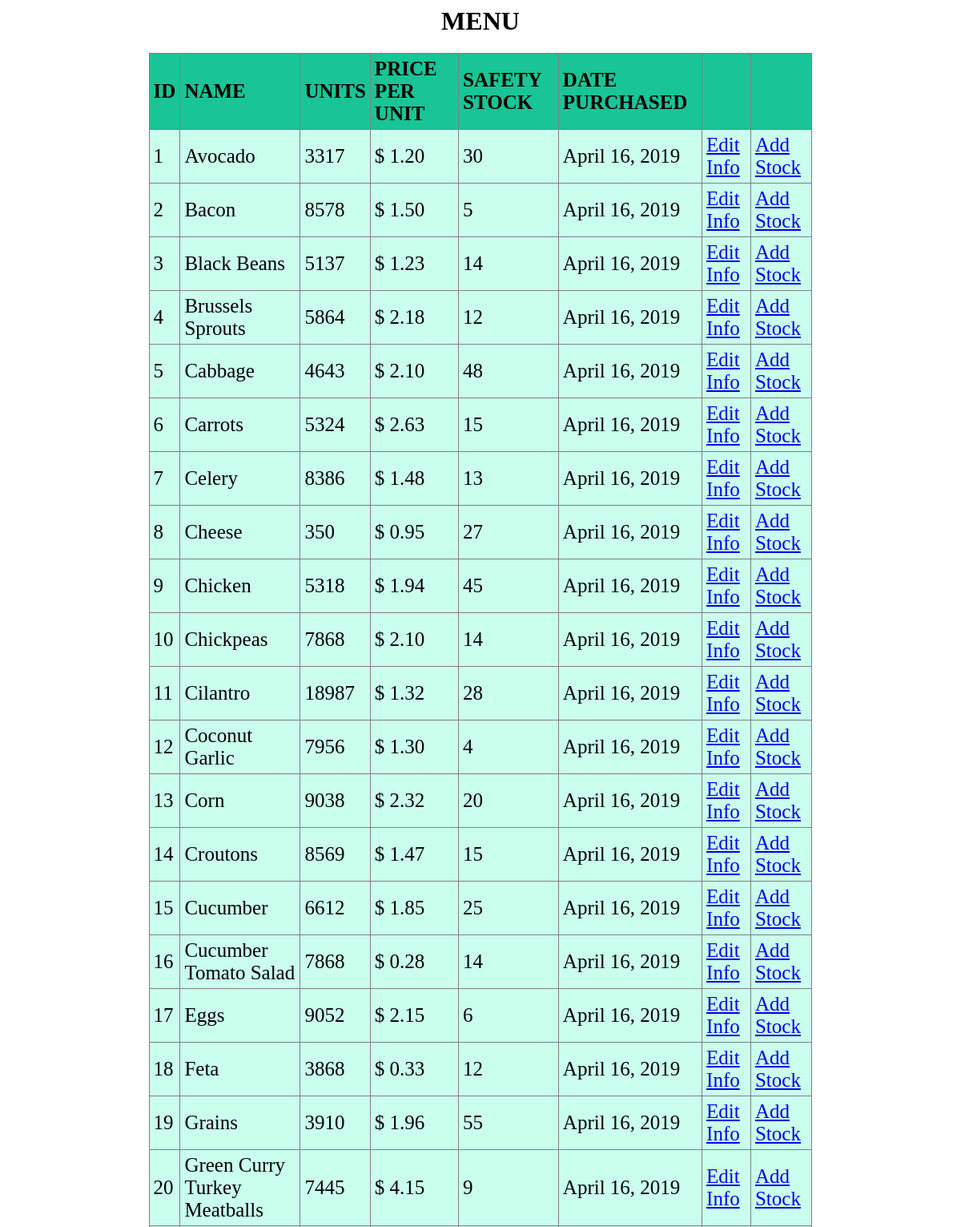
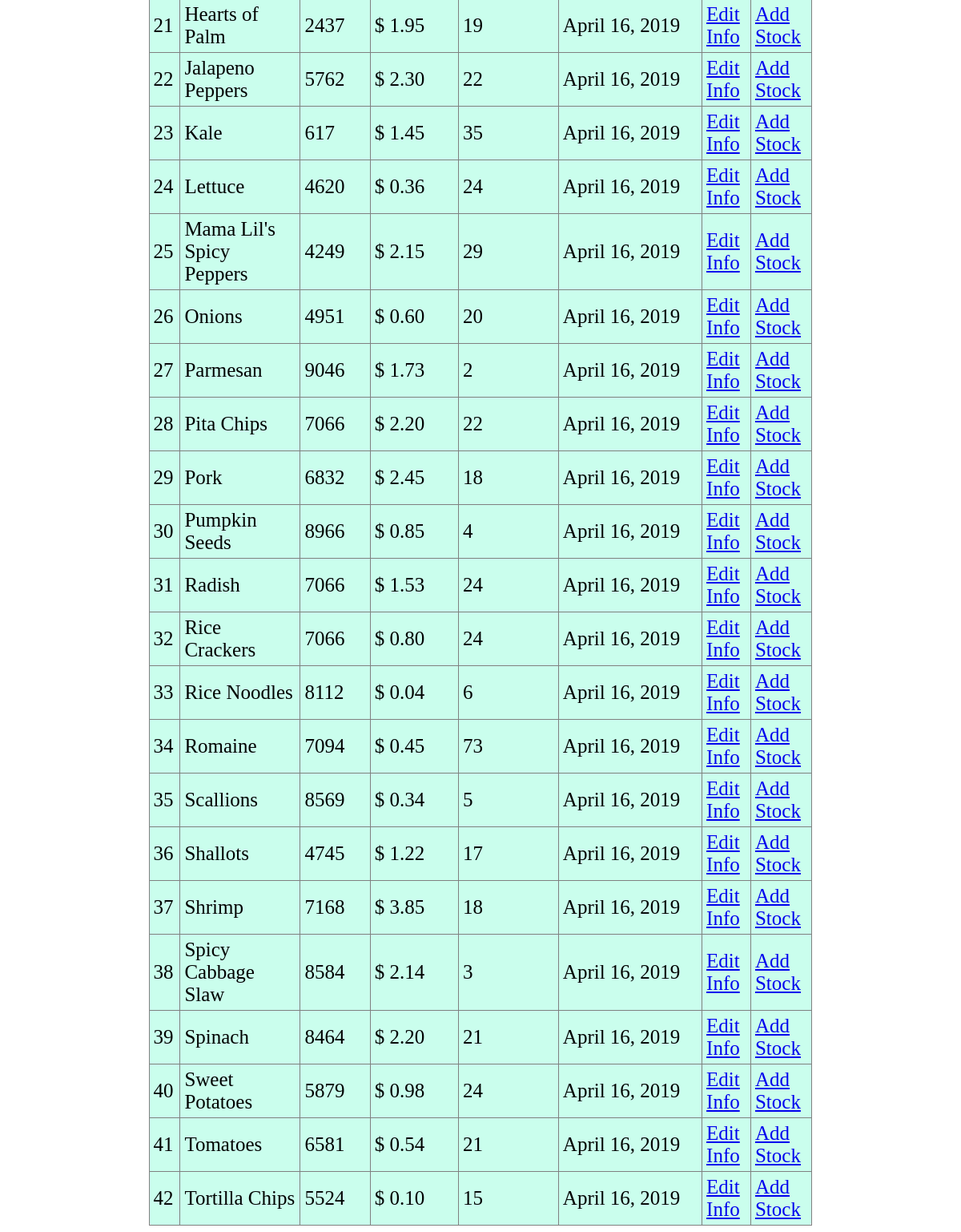
The app's page /manageInventory/ with its own data (2 pictures, top to bottom).
### manageInventory/models.py (models this page shows)
class Inventory(models.Model):
    inventory_id = models.IntegerField(primary_key=True,default=0)
    name = models.CharField(max_length=50)
    units = models.IntegerField(default=0)
    safety_stock = models.IntegerField(default=0)
    price_per_unit = models.FloatField(default=0)
    date_purchased = models.DateField(auto_now_add=True)

### manageInventory/views.py (the view)
# urls.py: path('', views.inventoryMain, name='inventoryMain'),
def inventoryMain(request):
    inventory = Inventory.objects.all()
    formList = []
    editForm = EditInventoryForm()
    stockForm = AddStockForm()
    context = {"inventory":inventory,"editForm":editForm,"stockForm":stockForm}
    return render(request,"mainInventory.html",context)

### manageInventory/templates/mainInventory.html (shortened to what this page needs)
{% load static%}
{%load humanize%}
<html lang="en">
    <head>
        <link rel="stylesheet" type="text/css" href="{% static "manageInventory/css/mainInventory.css" %} ">
    {% load static %}
    </head>
    <body>
        <h1>MENU</h1>
        <table width="70%" border="1" cellpadding="5" margin: auto; align="center">
            <tr>
                <th>ID</th>
                <th>NAME</th>
                <th>UNITS</th>
                <th>PRICE PER UNIT</th>
                <th>SAFETY STOCK</th>
                <th>DATE PURCHASED</th>
                <th></th>
                <th></th>
            </tr>
            {% for item in inventory %}
                <tr>
                    <td>{{item.inventory_id}}</td>
                    <td>{{item.name}}</td>
                    <td>{{item.units}}</td>
                    <td>$ {{item.price_per_unit|floatformat:2}}</td>
                    <td>{{item.safety_stock}}</td>
                    <td>{{item.date_purchased}}</td>
                    <td><a href="#" onclick=" openForm(); getPopulatedForm({{item.inventory_id}});">Edit Info</a></td>
                    <td><a href="#" onclick=" openForm2(); getAddStockForm({{item.inventory_id}})">Add Stock</a></td>
                </tr>
            {% endfor %}
        </table>
    </body>
</html>

### manageInventory/static/manageInventory/css/mainInventory.css (style rules this page uses)
h1 { text-align:center; font-family: Quicksand-Regular; }
th { background-color: #19C496 }
table { text-align:left; margin: none; padding: none; font-size:25px; font-family: Quicksand-Regular; border-collapse: collapse; border-radius: 6px; background-color: #CAFEED; }

### records on screen
Inventory: inventory_id "1", name "Avocado", units "3317", price_per_unit "1.20", safety_stock "30", date_purchased "April 16, 2019"
Inventory: inventory_id "2", name "Bacon", units "8578", price_per_unit "1.50", safety_stock "5", date_purchased "April 16, 2019"
Inventory: inventory_id "3", name "Black Beans", units "5137", price_per_unit "1.23", safety_stock "14", date_purchased "April 16, 2019"
Inventory: inventory_id "4", name "Brussels Sprouts", units "5864", price_per_unit "2.18", safety_stock "12", date_purchased "April 16, 2019"
Inventory: inventory_id "5", name "Cabbage", units "4643", price_per_unit "2.10", safety_stock "48", date_purchased "April 16, 2019"
Inventory: inventory_id "6", name "Carrots", units "5324", price_per_unit "2.63", safety_stock "15", date_purchased "April 16, 2019"
Inventory: inventory_id "7", name "Celery", units "8386", price_per_unit "1.48", safety_stock "13", date_purchased "April 16, 2019"
Inventory: inventory_id "8", name "Cheese", units "350", price_per_unit "0.95", safety_stock "27", date_purchased "April 16, 2019"
Inventory: inventory_id "9", name "Chicken", units "5318", price_per_unit "1.94", safety_stock "45", date_purchased "April 16, 2019"
Inventory: inventory_id "10", name "Chickpeas", units "7868", price_per_unit "2.10", safety_stock "14", date_purchased "April 16, 2019"
Inventory: inventory_id "11", name "Cilantro", units "18987", price_per_unit "1.32", safety_stock "28", date_purchased "April 16, 2019"
Inventory: inventory_id "12", name "Coconut Garlic", units "7956", price_per_unit "1.30", safety_stock "4", date_purchased "April 16, 2019"
Inventory: inventory_id "13", name "Corn", units "9038", price_per_unit "2.32", safety_stock "20", date_purchased "April 16, 2019"
Inventory: inventory_id "14", name "Croutons", units "8569", price_per_unit "1.47", safety_stock "15", date_purchased "April 16, 2019"
Inventory: inventory_id "15", name "Cucumber", units "6612", price_per_unit "1.85", safety_stock "25", date_purchased "April 16, 2019"
Inventory: inventory_id "16", name "Cucumber Tomato Salad", units "7868", price_per_unit "0.28", safety_stock "14", date_purchased "April 16, 2019"
Inventory: inventory_id "17", name "Eggs", units "9052", price_per_unit "2.15", safety_stock "6", date_purchased "April 16, 2019"
Inventory: inventory_id "18", name "Feta", units "3868", price_per_unit "0.33", safety_stock "12", date_purchased "April 16, 2019"
Inventory: inventory_id "19", name "Grains", units "3910", price_per_unit "1.96", safety_stock "55", date_purchased "April 16, 2019"
Inventory: inventory_id "20", name "Green Curry Turkey Meatballs", units "7445", price_per_unit "4.15", safety_stock "9", date_purchased "April 16, 2019"
Inventory: inventory_id "21", name "Hearts of Palm", units "2437", price_per_unit "1.95", safety_stock "19", date_purchased "April 16, 2019"
Inventory: inventory_id "22", name "Jalapeno Peppers", units "5762", price_per_unit "2.30", safety_stock "22", date_purchased "April 16, 2019"
Inventory: inventory_id "23", name "Kale", units "617", price_per_unit "1.45", safety_stock "35", date_purchased "April 16, 2019"
Inventory: inventory_id "24", name "Lettuce", units "4620", price_per_unit "0.36", safety_stock "24", date_purchased "April 16, 2019"
Inventory: inventory_id "25", name "Mama Lil's Spicy Peppers", units "4249", price_per_unit "2.15", safety_stock "29", date_purchased "April 16, 2019"
Inventory: inventory_id "26", name "Onions", units "4951", price_per_unit "0.60", safety_stock "20", date_purchased "April 16, 2019"
Inventory: inventory_id "27", name "Parmesan", units "9046", price_per_unit "1.73", safety_stock "2", date_purchased "April 16, 2019"
Inventory: inventory_id "28", name "Pita Chips", units "7066", price_per_unit "2.20", safety_stock "22", date_purchased "April 16, 2019"
Inventory: inventory_id "29", name "Pork", units "6832", price_per_unit "2.45", safety_stock "18", date_purchased "April 16, 2019"
Inventory: inventory_id "30", name "Pumpkin Seeds", units "8966", price_per_unit "0.85", safety_stock "4", date_purchased "April 16, 2019"
Inventory: inventory_id "31", name "Radish", units "7066", price_per_unit "1.53", safety_stock "24", date_purchased "April 16, 2019"
Inventory: inventory_id "32", name "Rice Crackers", units "7066", price_per_unit "0.80", safety_stock "24", date_purchased "April 16, 2019"
Inventory: inventory_id "33", name "Rice Noodles", units "8112", price_per_unit "0.04", safety_stock "6", date_purchased "April 16, 2019"
Inventory: inventory_id "34", name "Romaine", units "7094", price_per_unit "0.45", safety_stock "73", date_purchased "April 16, 2019"
Inventory: inventory_id "35", name "Scallions", units "8569", price_per_unit "0.34", safety_stock "5", date_purchased "April 16, 2019"
Inventory: inventory_id "36", name "Shallots", units "4745", price_per_unit "1.22", safety_stock "17", date_purchased "April 16, 2019"
Inventory: inventory_id "37", name "Shrimp", units "7168", price_per_unit "3.85", safety_stock "18", date_purchased "April 16, 2019"
Inventory: inventory_id "38", name "Spicy Cabbage Slaw", units "8584", price_per_unit "2.14", safety_stock "3", date_purchased "April 16, 2019"
Inventory: inventory_id "39", name "Spinach", units "8464", price_per_unit "2.20", safety_stock "21", date_purchased "April 16, 2019"
Inventory: inventory_id "40", name "Sweet Potatoes", units "5879", price_per_unit "0.98", safety_stock "24", date_purchased "April 16, 2019"
Inventory: inventory_id "41", name "Tomatoes", units "6581", price_per_unit "0.54", safety_stock "21", date_purchased "April 16, 2019"
Inventory: inventory_id "42", name "Tortilla Chips", units "5524", price_per_unit "0.10", safety_stock "15", date_purchased "April 16, 2019"
